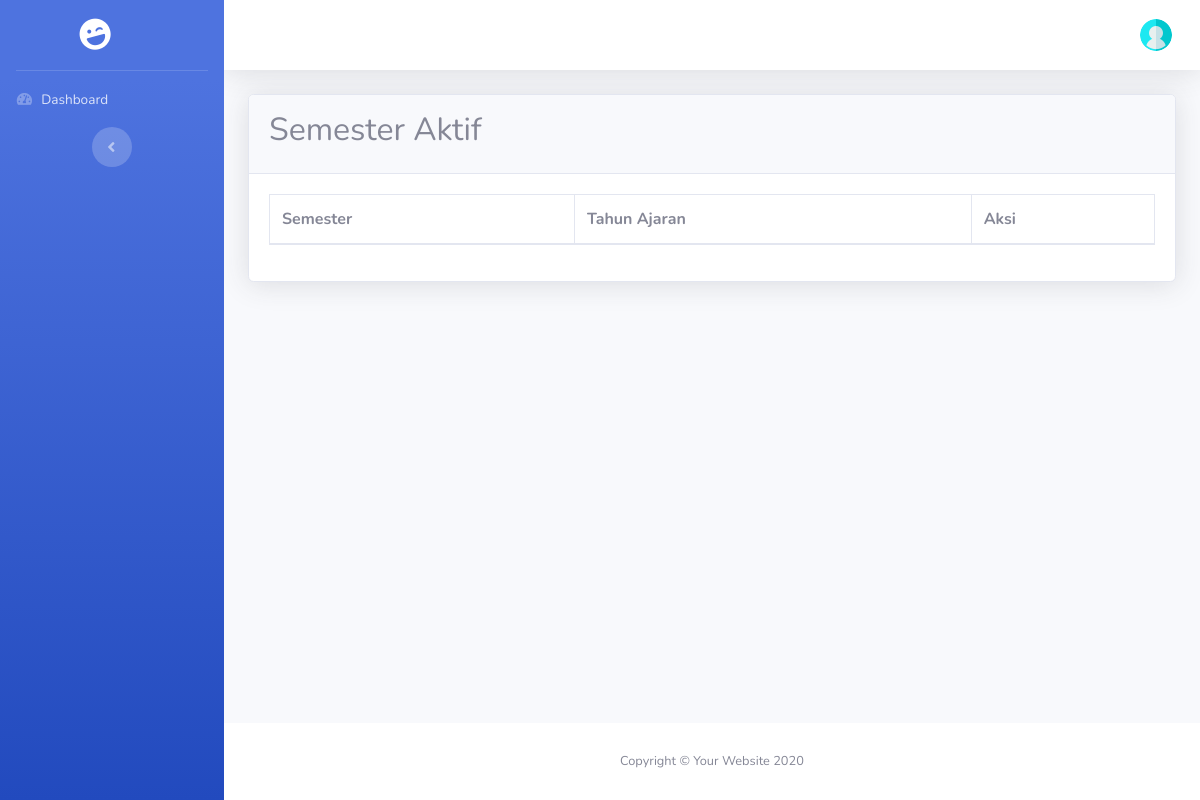
Page /index.php/akademik/semester_aktif on the earlier database version.
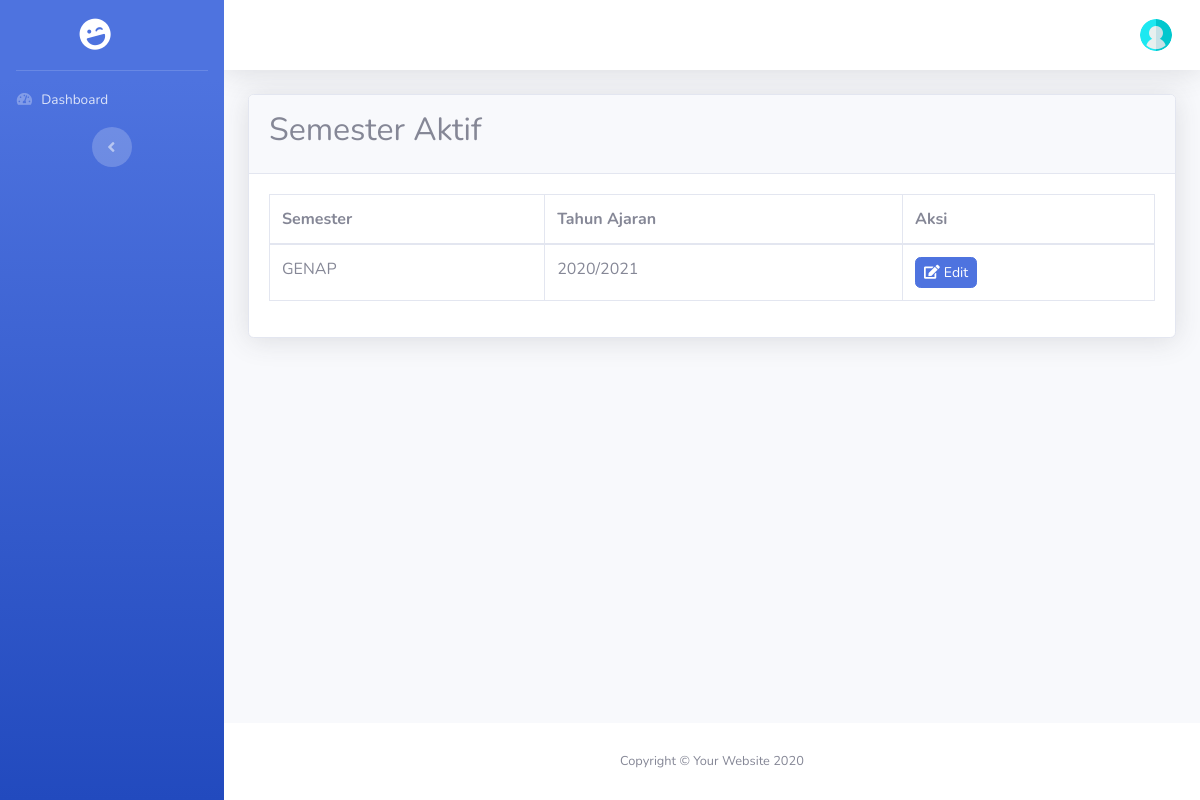
Same page on the later database version.
### tables this page shows
CREATE TABLE `refrensi_tahun_ajaran` (
  `id` int NOT NULL AUTO_INCREMENT,
  `semester` enum('ganjil','genap') DEFAULT NULL,
  `tahun_ajaran` varchar(255) DEFAULT NULL,
  PRIMARY KEY (`id`)
);

### application/controllers/Akademik.php (called while the page is built, shortened)
<?php
class Akademik extends CI_Controller
{
    function __construct()
    {
        $this->load->Model('M_akademik','mod');
    }
    public function semester_aktif()
    {
        $data['halaman']    = "Semester Aktif";
        $data['semester']   = $this->mod->m_get_semester_aktif();
        $this->load->view('head.php', $data);
        $this->load->view('sidebar.php');
        $this->load->view('header.php');
        $this->load->view('admin/semester/index', $data);
        $this->load->view('footer.php');
    }
}

### index.php (called while the page is built, shortened)
<?php
require_once BASEPATH.'core/CodeIgniter.php';

### application/models/M_akademik.php (called while the page is built, shortened)
<?php
Class M_akademik extends CI_Model{
    public function m_get_semester_aktif()
    {
        $this->db->select()
            ->from('refrensi_tahun_ajaran')
            ->where('id = 1');
        $query = $this->db->get_compiled_select();
        $data  = $this->db->query($query)->result_array();
        return $data;
    }
}

### application/views/admin/semester/index.php (the view, shortened to what this page needs)
<div class="container-fluid">
    <div class="card shadow mb-4">
        <div class="card-header py-3">
            <h2>Semester Aktif</h2>
        </div>
        <div class="card-body">
            <div class="table-responsive">
                <table class="table table-bordered" id="dataTable" width="100%" cellspacing="0">
                    <thead>
                        <tr>
                            <th>Semester</th>
                            <th>Tahun Ajaran</th>
                            <th>Aksi</th>
                        </tr>
                    </thead>
                    <tbody>
                        <?php foreach($semester as $smst):?>
                            <tr>
                                <td><?php echo strtoupper($smst['semester']);?></td>
                                <td><?php echo $smst['tahun_ajaran'];?></td>
                                <td><button class="btn btn-primary btn-sm rounded" data-toggle="modal" data-target="#updateSemester"><i class="fas fa-edit mr-1"></i>Edit</button></td>
                            </tr>
                        <?php endforeach;?>
                    </tbody>
                </table>
            </div>
        </div>
    </div>
</div>

Differences in the rows shown:
added refrensi_tahun_ajaran: semester "GENAP", tahun_ajaran "2020/2021"
